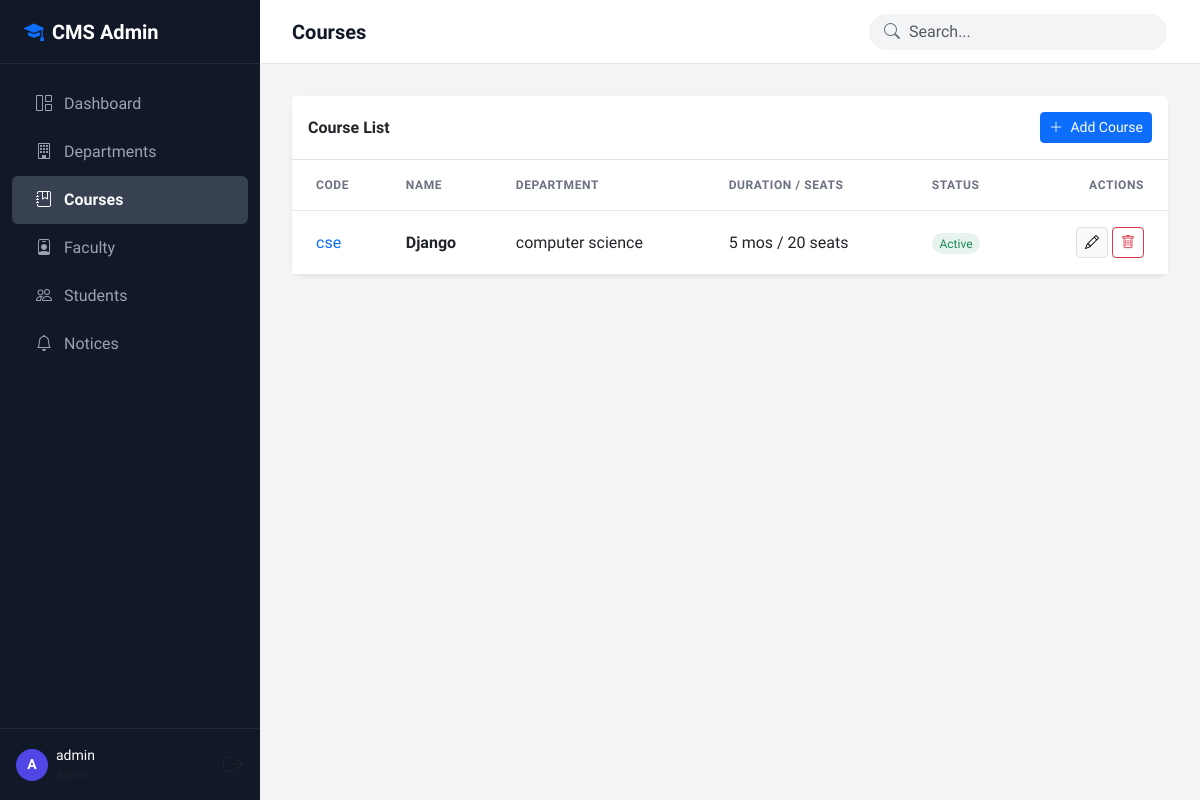
The app's page /courses/ (signed in) with its own data.
### app1/models.py (models this page shows, shortened)
class Course(models.Model):
    name = models.CharField(max_length=100)
    code = models.CharField(max_length=20, unique=True, default='')
    department = models.ForeignKey(Department, on_delete=models.CASCADE, related_name='courses')
    duration = models.IntegerField(help_text="Duration in months")
    seats = models.IntegerField()
    is_active = models.BooleanField(default=True)

class Department(models.Model):
    name = models.CharField(max_length=100)
    code = models.CharField(max_length=20, unique=True, default='')
    description = models.TextField(blank=True, null=True)

### app1/views.py (the view)
# urls.py: path('courses/', views.CourseListView.as_view(), name='course_list'),
class CourseListView(BaseListView):
    model = Course
    template_name = 'courses/list.html'
    context_object_name = 'courses'
    def get_queryset(self):
        query = self.request.GET.get('q')
        qs = Course.objects.select_related('department')
        if query:
            qs = qs.filter(Q(name__icontains=query) | Q(code__icontains=query))
        return qs

### templates/courses/list.html (shortened to what this page needs)
{% extends 'base.html' %}
{% block page_title %}Courses{% endblock %}
{% block content %}
<div class="card shadow-sm border-0">
    <div class="card-header bg-white border-bottom py-3 d-flex justify-content-between align-items-center">
        <h6 class="mb-0 fw-bold">Course List</h6>
        <a href="{% url 'course_add' %}" class="btn btn-primary btn-sm fw-medium">
            <i class="bi bi-plus-lg me-1"></i> Add Course
        </a>
    </div>
    <div class="card-body p-0">
        <div class="table-responsive">
            <table class="table table-hover align-middle mb-0">
                <thead class="bg-light">
                    <tr>
                        <th class="ps-4">Code</th>
                        <th>Name</th>
                        <th>Department</th>
                        <th>Duration / Seats</th>
                        <th>Status</th>
                        <th class="text-end pe-4">Actions</th>
                    </tr>
                </thead>
                <tbody>
                    {% for course in courses %}
                    <tr>
                        <td class="ps-4 fw-medium text-primary">{{ course.code }}</td>
                        <td class="fw-bold">{{ course.name }}</td>
                        <td>{{ course.department.name }}</td>
                        <td>{{ course.duration }} mos / {{ course.seats }} seats</td>
                        <td>
                            {% if course.is_active %}
                                <span class="badge bg-success bg-opacity-10 text-success">Active</span>
                            {% else %}
                                <span class="badge bg-danger bg-opacity-10 text-danger">Inactive</span>
                            {% endif %}
                        </td>
                        <td class="text-end pe-4">
                            <a href="{% url 'course_edit' course.pk %}" class="btn btn-sm btn-light border" title="Edit">
                                <i class="bi bi-pencil"></i>
                            </a>
                            <a href="{% url 'course_delete' course.pk %}" class="btn btn-sm btn-outline-danger" title="Delete">
                                <i class="bi bi-trash"></i>
                            </a>
                        </td>
                    </tr>
                    {% endfor %}
                </tbody>
            </table>
        </div>
    </div>
</div>
{% endblock %}

### templates/base.html (shortened to what this page needs)
<!DOCTYPE html>
<html lang="en">
<head>
    <link href="https://cdn.jsdelivr.net/npm/bootstrap@5.3.0/dist/css/bootstrap.min.css" rel="stylesheet">
    <link rel="stylesheet" href="https://cdn.jsdelivr.net/npm/bootstrap-icons@1.11.1/font/bootstrap-icons.css">
</head>
<body>
    {% if user.is_authenticated %}
    <div id="sidebar">
        <div class="sidebar-brand">
            <i class="bi bi-mortarboard-fill me-2 text-primary"></i> CMS Admin
        </div>
        <div class="nav flex-column py-3 flex-grow-1">
            <a href="{% url 'dashboard' %}" class="nav-link {% if request.resolver_match.url_name == 'dashboard' %}active{% endif %}">
                <i class="bi bi-grid-1x2"></i> Dashboard
            </a>
            <a href="{% url 'department_list' %}" class="nav-link {% if 'department' in request.resolver_match.url_name %}active{% endif %}">
                <i class="bi bi-building"></i> Departments
            </a>
            <a href="{% url 'course_list' %}" class="nav-link {% if 'course' in request.resolver_match.url_name %}active{% endif %}">
                <i class="bi bi-journal-bookmark"></i> Courses
            </a>
            <a href="{% url 'faculty_list' %}" class="nav-link {% if 'faculty' in request.resolver_match.url_name %}active{% endif %}">
                <i class="bi bi-person-badge"></i> Faculty
            </a>
            <a href="{% url 'student_list' %}" class="nav-link {% if 'student' in request.resolver_match.url_name %}active{% endif %}">
                <i class="bi bi-people"></i> Students
            </a>
            <a href="{% url 'notice_list' %}" class="nav-link {% if 'notice' in request.resolver_match.url_name %}active{% endif %}">
                <i class="bi bi-bell"></i> Notices
            </a>
        </div>
        <div class="sidebar-footer">
            <div class="user-info">
                <div class="user-avatar">
                    {{ user.username|make_list|first|upper }}
                </div>
                <div class="d-flex flex-column">
                    <span class="text-white fw-medium small">{{ user.username }}</span>
                    <span class="small text-muted" style="font-size: 0.75rem;">Admin</span>
                </div>
            </div>
            <form action="{% url 'logout' %}" method="post" class="m-0">
                <button type="submit" class="btn btn-link text-muted p-0" title="Logout">
                    <i class="bi bi-box-arrow-right fs-5"></i>
                </button>
            </form>
        </div>
    </div>
    {% endif %}
    <div id="main-wrapper" {% if not user.is_authenticated %}style="margin-left: 0;"{% endif %}>
        {% if user.is_authenticated %}
        <header id="topbar">
            <div class="d-flex align-items-center">
                <h1 class="page-title">{% block page_title %}Dashboard{% endblock %}</h1>
            </div>
            <div class="search-box d-none d-md-block">
                <i class="bi bi-search search-icon"></i>
                <form action="" method="get">
                    <input type="text" name="q" class="form-control" placeholder="Search..." value="{{ request.GET.q }}">
                </form>
            </div>
        </header>
        {% endif %}
        <main id="content">
            {% block content %}{% endblock %}
        </main>
    </div>
</body>
</html>

### templates/base.html (style rules this page uses)
:root { --primary-color: #4F46E5; --primary-hover: #4338CA; --sidebar-bg: #111827; --sidebar-hover: #1F2937; --sidebar-active: #374151; --sidebar-text: #9CA3AF; --sidebar-text-active: #F9FAFB; --bg-color: #F3F4F6; --card-bg: #FFFFFF; --text-main: #111827; --text-muted: #6B7280; --border-color: #E5E7EB; --font-main: 'Plus Jakarta Sans', sans-serif; --font-mono: 'Space Mono', monospace; --sidebar-width: 260px; --topbar-height: 64px; }
body { font-family: var(--font-main); background-color: var(--bg-color); color: var(--text-main); overflow-x: hidden; }
#sidebar { width: var(--sidebar-width); height: 100vh; position: fixed; left: 0; top: 0; background-color: var(--sidebar-bg); color: var(--sidebar-text); z-index: 1000; display: flex; flex-direction: column; transition: all 0.3s; }
.sidebar-brand { height: var(--topbar-height); display: flex; align-items: center; padding: 0 1.5rem; color: white; font-weight: 700; font-size: 1.25rem; border-bottom: 1px solid var(--sidebar-hover); }
.nav-link { color: var(--sidebar-text); padding: 0.75rem 1.5rem; display: flex; align-items: center; gap: 0.75rem; transition: all 0.2s; border-radius: 0.375rem; margin: 0 0.75rem; }
.nav-link.active { color: var(--sidebar-text-active); background-color: var(--sidebar-active); font-weight: 600; }
.sidebar-footer { margin-top: auto; padding: 1rem; border-top: 1px solid var(--sidebar-hover); display: flex; align-items: center; justify-content: space-between; }
.user-info { display: flex; align-items: center; gap: 0.5rem; }
.user-avatar { width: 32px; height: 32px; background-color: var(--primary-color); color: white; border-radius: 50%; display: flex; align-items: center; justify-content: center; font-weight: 600; font-size: 0.875rem; }
#main-wrapper { margin-left: var(--sidebar-width); min-height: 100vh; display: flex; flex-direction: column; transition: all 0.3s; }
#topbar { height: var(--topbar-height); background-color: var(--card-bg); border-bottom: 1px solid var(--border-color); display: flex; align-items: center; justify-content: space-between; padding: 0 2rem; position: sticky; top: 0; z-index: 999; }
.page-title { margin: 0; font-size: 1.25rem; font-weight: 600; }
.search-box { position: relative; width: 300px; }
.search-box input { padding-left: 2.5rem; border-radius: 2rem; background-color: var(--bg-color); border: 1px solid transparent; }
.search-icon { position: absolute; left: 1rem; top: 50%; transform: translateY(-50%); color: var(--text-muted); }
#content { padding: 2rem; flex-grow: 1; }
.card { border: none; border-radius: 0.75rem; box-shadow: 0 1px 3px rgba(0,0,0,0.1); }
.table > :not(caption) > * > * { padding: 1rem; border-bottom-color: var(--border-color); }
.table th { font-weight: 600; color: var(--text-muted); text-transform: uppercase; font-size: 0.75rem; letter-spacing: 0.05em; }
.badge { padding: 0.35em 0.65em; font-weight: 500; border-radius: 1rem; }

### records on screen
Course: code "cse", name "Django", department.name "computer science", duration "5", seats "20", is_active "Active"

### other values on screen
{{ user.username|make_list|first|upper }} "A"
{{ user.username }} "admin"
